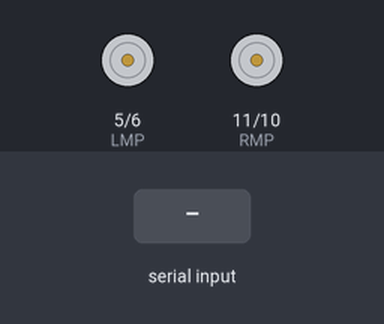
A sketch run on a simulated Arduino Uno, built with avr-gcc and run on an emulated ATmega328P. Shown: motor-driver pin pairs drawn as motors (green arrow = first pin HIGH = forward, orange = second pin HIGH = backward, longer = more drive). Inputs (shaded band) come from the test bench.

Above: at 1.2 s.
1.3 s: "F" received over Serial
At 2.5 s:
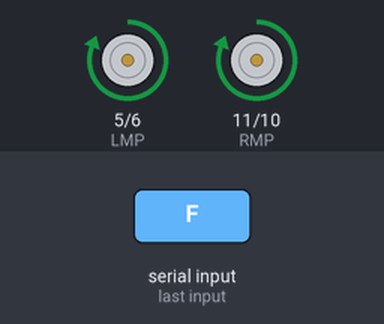
2.8 s: "R" received over Serial
At 3.8 s:
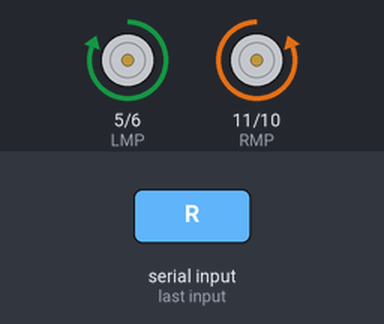
4.3 s: "L" received over Serial
At 4.9 s:
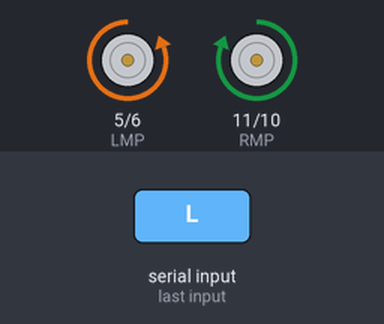
5.8 s: "B" received over Serial
At 7.0 s:
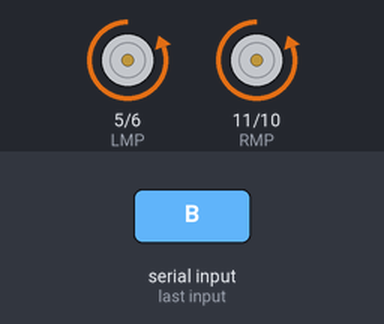
7.3 s: "S" received over Serial
At 8.4 s:
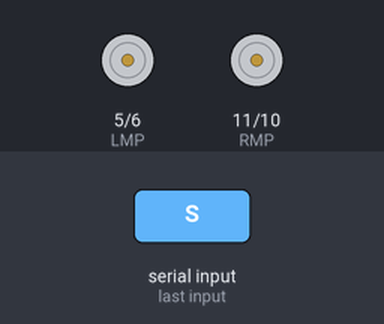
Timing chart, 0 to 9.8 s (numbered marks = the images above; inputs shaded):
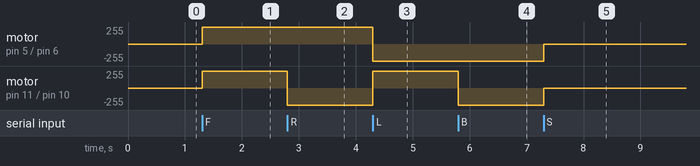

The sketch:

rc_car.ino
```cpp
int LMP = 5;
int LMN = 6;
int RMN = 10;
int RMP = 11;
void setup()
{
Serial.begin(9600);
pinMode(LMP,OUTPUT);
pinMode(LMN,OUTPUT);
pinMode(RMP,OUTPUT);
pinMode(RMN,OUTPUT);
}
void loop()
{
    int data= Serial.read();

if(data=='F')
{     // move straight
digitalWrite(LMP,HIGH);
digitalWrite(LMN,LOW);
digitalWrite(RMP,HIGH);
digitalWrite(RMN,LOW);
}
else if(data=='R')
{     // turn right
digitalWrite(LMP,HIGH);
digitalWrite(LMN,LOW);
digitalWrite(RMP,LOW);
digitalWrite(RMN,HIGH);
}
else if(data=='L')
{     // turn left
digitalWrite(LMP,LOW);
digitalWrite(LMN,HIGH);
digitalWrite(RMP,HIGH);
digitalWrite(RMN,LOW);
}

else if(data=='B')
{           // BACK
digitalWrite(LMP,LOW);
digitalWrite(LMN,HIGH);
digitalWrite(RMN,HIGH);
digitalWrite(RMP,LOW);
}
else if(data=='S')
{                // BOX STOP
digitalWrite(LMP,LOW);
digitalWrite(LMN,LOW);
digitalWrite(RMP,LOW);
digitalWrite(RMN,LOW);
}
}
```

Measured:
- after the input at 1.3 s, motor on pin 5 (LMP) / pin 6 (LMN), motor on pin 11 (RMP) / pin 10 (RMN): stopped → forward 255/255 at once
- after the input at 2.8 s, motor on pin 11 (RMP) / pin 10 (RMN): forward 255/255 → backward 255/255 at once
- after the input at 4.3 s, motor on pin 5 (LMP) / pin 6 (LMN): forward 255/255 → backward 255/255 at once; motor on pin 11 (RMP) / pin 10 (RMN): backward 255/255 → forward 255/255 at once
- after the input at 5.8 s, motor on pin 11 (RMP) / pin 10 (RMN): forward 255/255 → backward 255/255 at once
- after the input at 7.3 s, motor on pin 5 (LMP) / pin 6 (LMN), motor on pin 11 (RMP) / pin 10 (RMN): backward 255/255 → stopped at once
